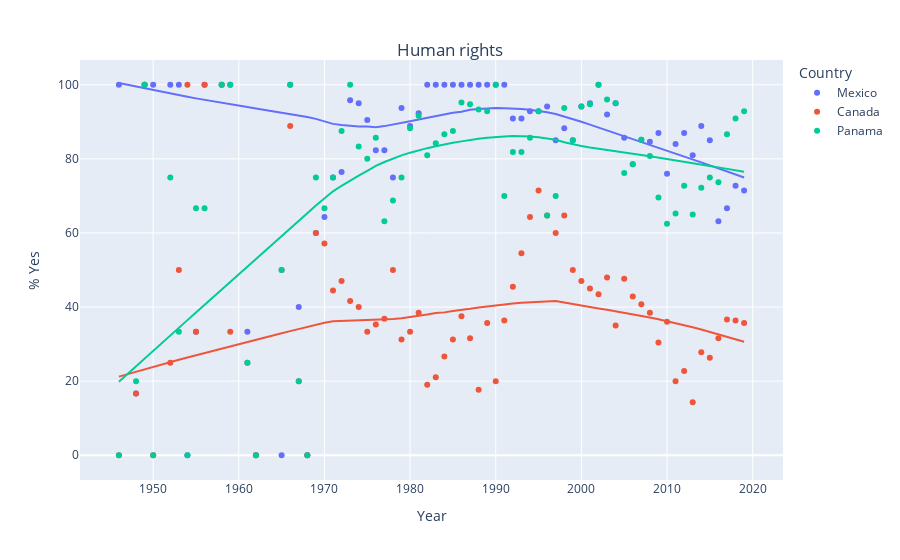

Notebook source saved alongside this figure:
### Markdown cell above
Now that we have our focus countries, we can make pretty pictures.

You can just run the cell below - assuming you have done all the parts above!

### Code cell
x_data = []
y_data = []
c_data = []
issue = issues[0]
for cntry in countries:
    my_group = c_groups.get_group((cntry,issue))
    for y in my_group['year'].unique():
        x_data.append(y)
        tot_yes = sum(my_group[my_group['year']==y]['vote']=='yes')
        percent_yes = tot_yes/len(my_group[my_group['year']==y])*100
        y_data.append(percent_yes)
        c_data.append(cntry)
fig = px.scatter(x=x_data, y=y_data,color=c_data,trendline="lowess",labels={"color": "Country"})

fig.update_layout(
    title={
        'text': issue + '<br>',
        'y':0.9,
        'x':0.5,
        'xanchor': 'center',
        'yanchor': 'top'})
fig.update_yaxes(title_text="% Yes")
fig.update_xaxes(title_text="Year")
f_name = issue
fig.write_html(f_name+'.html')
fig.show()
